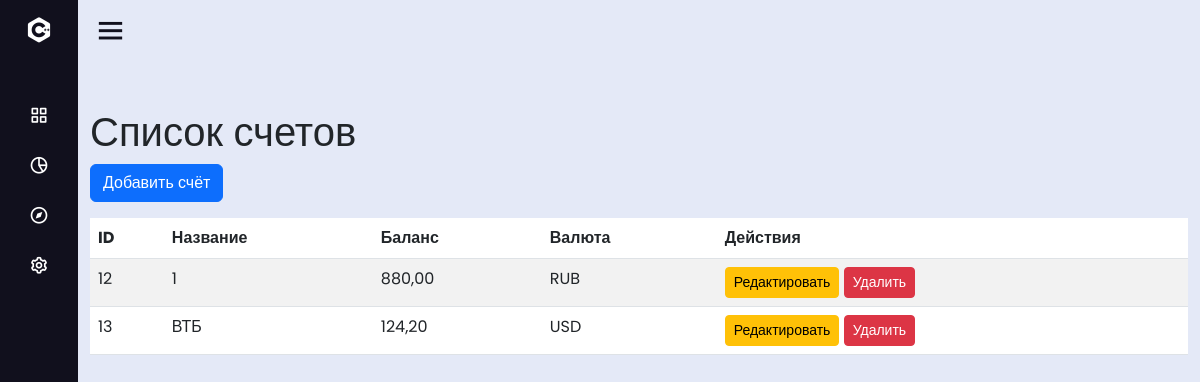
Page /initial/accounts/ (signed in) on the committed database.
### ms/models.py (models this page shows, shortened)
class Account(models.Model):
    user = models.ForeignKey(User, on_delete=models.CASCADE, related_name='accounts')
    name = models.CharField(max_length=50)
    balance = models.DecimalField(max_digits=10, decimal_places=2, default=0.00)
    currency = models.ForeignKey(
        Currency,
        on_delete=models.SET_NULL,  # При удалении счета валюта останется в базе, но сбрасывается на NULL
        null=True,  # Разрешаем пустое значение для валюты
        blank=True,  # Разрешаем пустое значение в формах
        default=1  # Можно указать ID валюты RUB, если она обязательна
    )
    class Meta:
        unique_together = ('user', 'name')  # Уникальные счета для каждого пользователя

class Currency(models.Model):
    code = models.CharField(max_length=3, unique=True)  # Код валюты (например, USD, EUR)
    name = models.CharField(max_length=50)  # Название валюты (например, "Доллар США")
    rate_to_base = models.DecimalField(  # Курс обмена к базовой валюте
        max_digits=10, decimal_places=4, default=1.0,
        help_text="Курс относительно базовой валюты (например, RUB=1.0)"
    )

### ms/views.py (the view)
# urls.py: path('initial/accounts/', views.accounts_view, name='accounts'),
@login_required
def accounts_view(request):
    accounts = Account.objects.filter(user=request.user)
    return render(request, 'ms/home/initial/accounts/account.html', {'accounts': accounts})

### ms/templates/ms/home/initial/accounts/account.html (shortened to what this page needs)
<!DOCTYPE html>
{% extends 'ms/home/initial/initial.html' %}
{% block content %}
<html lang="en">
<head>
  <link href="https://cdn.jsdelivr.net/npm/bootstrap@5.3.0/dist/css/bootstrap.min.css" rel="stylesheet">
</head>
<body>
<div class="container mt-5">
  <h1>Список счетов</h1>
  <button class="btn btn-primary mb-3" data-bs-target="#accountModal" data-bs-toggle="modal"
          onclick="openAccountModal()">Добавить счёт
  </button>
  <table class="table table-striped">
    <thead>
    <tr>
      <th>ID</th>
      <th>Название</th>
      <th>Баланс</th>
      <th>Валюта</th>
      <th>Действия</th>
    </tr>
    </thead>
    <tbody>
    {% for account in accounts %}
    <tr>
      <td>{{ account.id }}</td>
      <td>{{ account.name }}</td>
      <td>{{ account.balance }}</td>
      <td>{{ account.currency.code }}</td>
      <td>
        <button class="btn btn-warning btn-sm" data-bs-target="#accountModal" data-bs-toggle="modal"
                onclick="openAccountModal({{ account.id }})">Редактировать
        </button>
        <button class="btn btn-danger btn-sm" onclick="deleteAccount({{ account.id }})">Удалить</button>
      </td>
    </tr>
    {% endfor %}
    </tbody>
  </table>
</div>
</body>
</html>
{% endblock %}

### ms/static/ms/initial/style.css (style rules this page uses)
* { margin: 0; padding: 0; box-sizing: border-box; font-family: 'Poppins', sans-serif; }

### rows in the picture
Account: id "12", name "1", balance "880,00", currency.code "RUB"
Account: id "13", name "ВТБ", balance "124,20", currency.code "USD"
